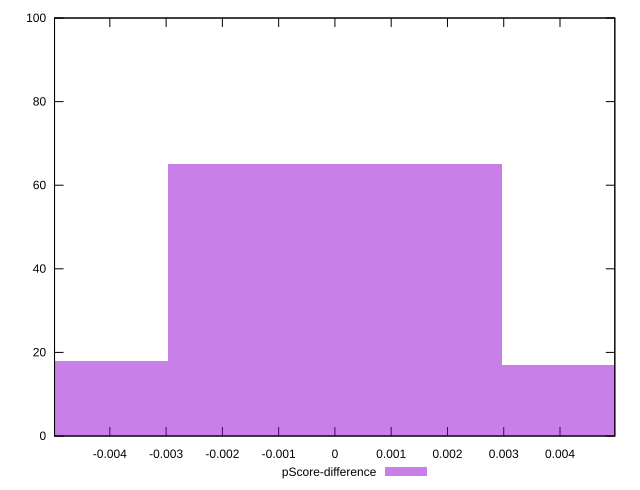

This figure's gnuplot source:
reset

$pScoreDifference <<EOF
0 65
-0.005921493294484438 18
0.005921493294484438 17
EOF

set key outside below
set boxwidth 0.005921493294484438
set xrange [-0.004982813711016387:0.00497430352484074]
set yrange [0:100]
set trange [0:100]
set style fill transparent solid 0.5 noborder
set terminal svg size 640, 490 enhanced background rgb 'white'
set output "report_00015_2021-02-09T16-11-33.973Z/bootup-time/samples/pages+cached+noadtech/pScore-difference/histogram.svg"

plot $pScoreDifference title "pScore-difference" with boxes

reset
